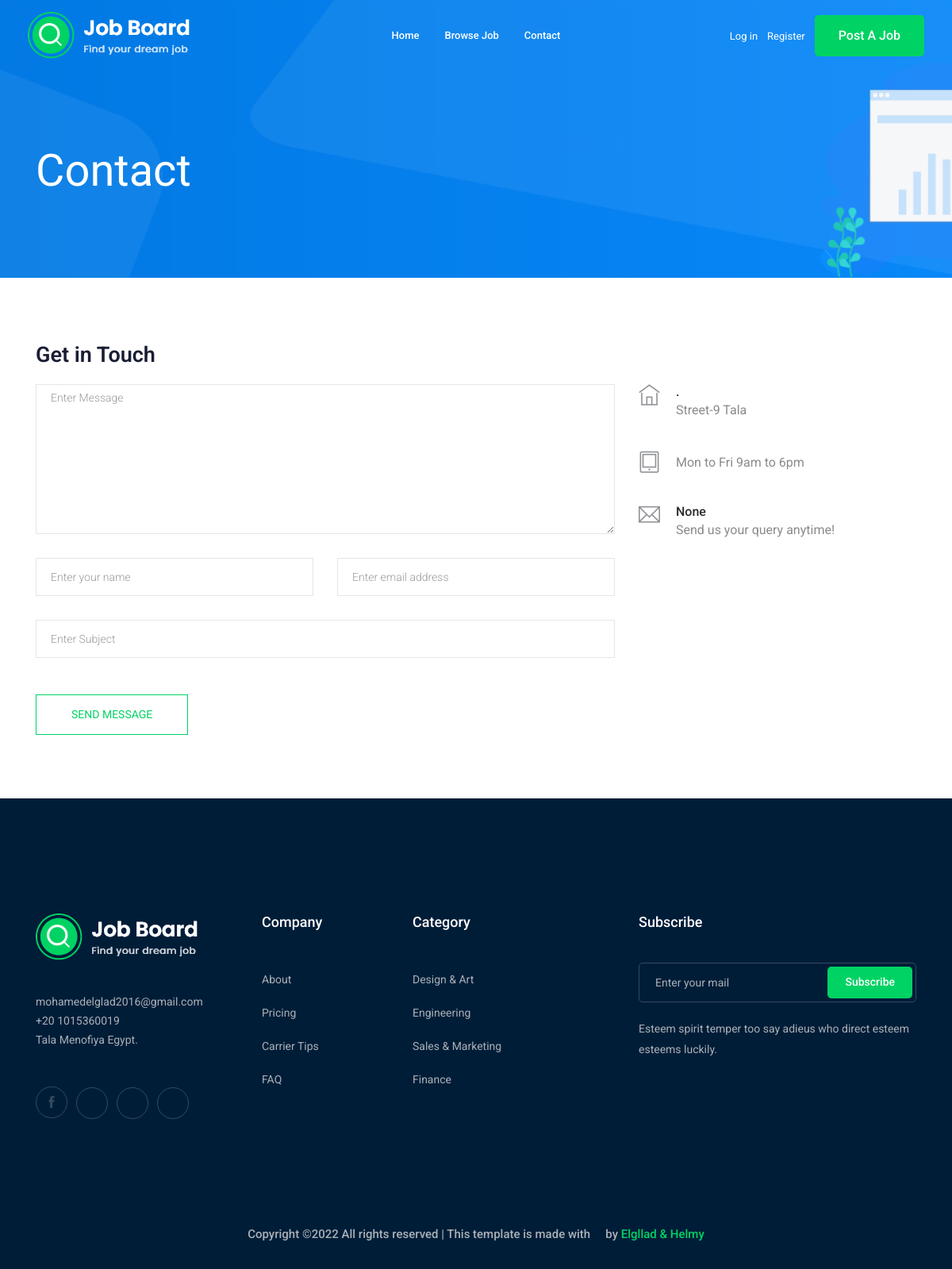
The page /contact-us/ on the database as committed earlier.
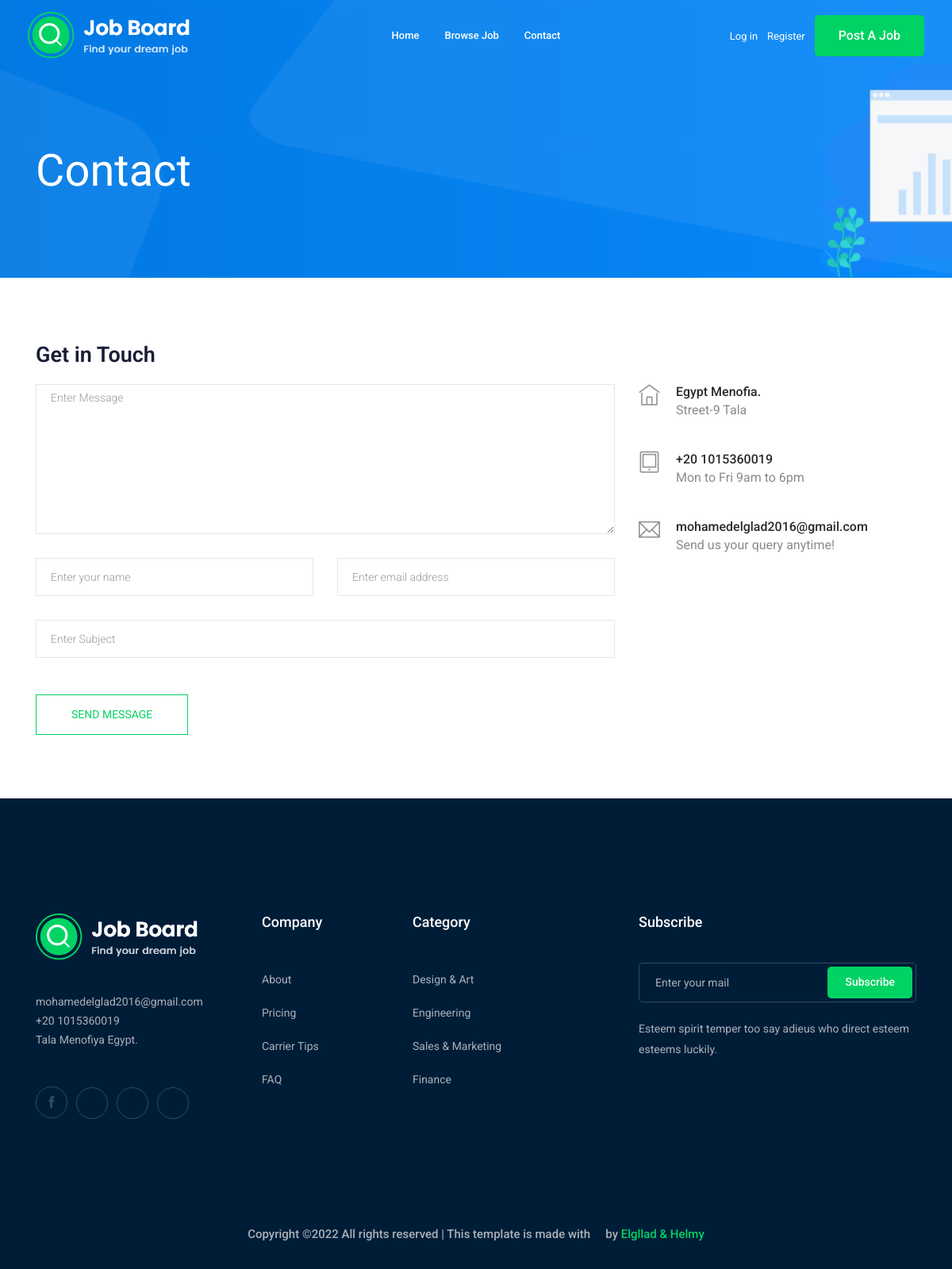
The same page on the database as committed later.
### contact/models.py (models this page shows)
class ContactUS(models.Model):
    place= models.CharField(max_length = 150)
    phone= models.CharField(max_length=15)
    email = models.EmailField(max_length=254)
    def __str__(self):
        return self.email

### contact/views.py (the view, shortened to what this page needs)
# urls.py: path('',views.send_message,name='contact'),
def send_message(request):
    mycontact= ContactUS.objects.first()
    return render(request,'contact/contact.html',{'mycontact':mycontact})

### nnotification/context_processors.py (called while the page is built)
def notifications(request):
    if request.user.is_authenticated:
        return {'notifications': request.user.notifications.filter(is_read=False)}
    else:
        return {'notifications': []}

### contact/templates/contact/contact.html (shortened to what this page needs)
{% extends 'base.html' %}
{% block body %}
    <div class="bradcam_area bradcam_bg_1">
        <div class="container">
            <div class="row">
                <div class="col-xl-12">
                    <div class="bradcam_text">
                        <h3>contact</h3>
                    </div>
                </div>
            </div>
        </div>
    </div>
  <section class="contact-section section_padding">
    <div class="container">
      <div class="row">
        <div class="col-12">
          <h2 class="contact-title">Get in Touch</h2>
        </div>
        <div class="col-lg-8">
          <form class="form-contact contact_form"  method="post"  novalidate="novalidate">
            <div class="row">
              <div class="col-12">
                <div class="form-group">
                    <textarea class="form-control w-100" name="message" id="message" cols="30" rows="9" onfocus="this.placeholder = ''" onblur="this.placeholder = 'Enter Message'" placeholder = 'Enter Message'></textarea>
                </div>
              </div>
              <div class="col-sm-6">
                <div class="form-group">
                  <input class="form-control" name="name" id="name" type="text" onfocus="this.placeholder = ''" onblur="this.placeholder = 'Enter your name'" placeholder = 'Enter your name'>
                </div>
              </div>
              <div class="col-sm-6">
                <div class="form-group">
                  <input class="form-control" name="email" id="email" type="email" onfocus="this.placeholder = ''" onblur="this.placeholder = 'Enter email address'" placeholder = 'Enter email address'>
                </div>
              </div>
              <div class="col-12">
                <div class="form-group">
                  <input class="form-control" name="subject" id="subject" type="text" onfocus="this.placeholder = ''" onblur="this.placeholder = 'Enter Subject'" placeholder = 'Enter Subject'>
                </div>
              </div>
            </div>
            <div class="form-group mt-3">
              <button type="submit" class="button button-contactForm btn_4 boxed-btn">Send Message</button>
            </div>
          </form>
        </div>
        <div class="col-lg-4">
          <div class="media contact-info">
            <span class="contact-info__icon"><i class="ti-home"></i></span>
            <div class="media-body">
              <h3>{{mycontact.place}}.</h3>
              <p>Street-9 Tala  </p>
            </div>
          </div>
          <div class="media contact-info">
            <span class="contact-info__icon"><i class="ti-tablet"></i></span>
            <div class="media-body">
              <h3>{{mycontact.phone}}</h3>
              <p>Mon to Fri 9am to 6pm</p>
            </div>
          </div>
          <div class="media contact-info">
            <span class="contact-info__icon"><i class="ti-email"></i></span>
            <div class="media-body">
              <h3>{{mycontact}}</h3>
              <p>Send us your query anytime!</p>
            </div>
          </div>
        </div>
      </div>
    </div>
  </section>
{% endblock body %}

Rows that differ between the two databases and show on the page:
added ContactUS: place "Egypt Menofia", phone "+20 1015360019", email "mohamedelglad2016@gmail.com"
Other text that changed with them:
{{ mycontact }}: "None" → (not shown)
